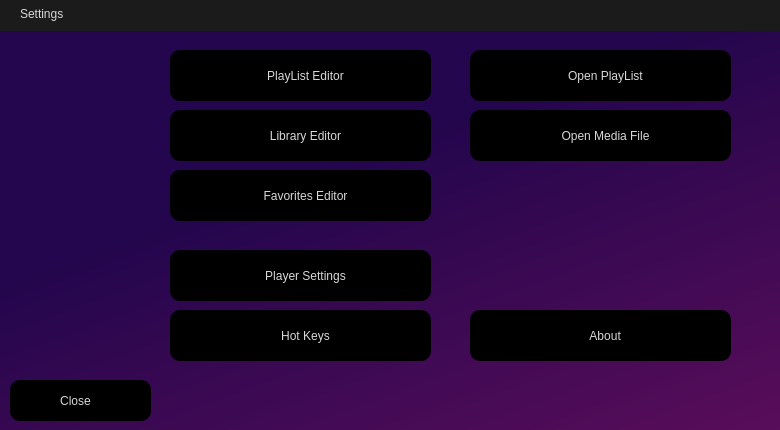
<?xml version="1.0" encoding="UTF-8"?>
<ui version="4.0">
 <class>SettingsMain</class>
 <widget class="QWidget" name="SettingsMain">
  <property name="geometry">
   <rect>
    <x>0</x>
    <y>0</y>
    <width>780</width>
    <height>430</height>
   </rect>
  </property>
  <property name="windowTitle">
   <string>Form</string>
  </property>
  <property name="styleSheet">
   <string notr="true">/*background-color: rgb(42, 42, 42);*/

QLabel
{
	color: rgb(216, 216, 216);
}

QPushButton 
{	
	color: rgb(216, 216, 216);
	background-color: rgb(0, 0, 0);
	border-radius: 10px;
}

QPushButton:hover 
{
	background-color: rgb(35, 11, 63);
}

QPushButton:disabled
{
	color: rgb(73, 73, 73);
}

QPushButton:pressed 
{
	background-color: rgb(82, 26, 149);
}

QTableWidget
{
	background-color: rgb(0, 0, 0);
}

QTableWidget::item::selected
{
	background-color: rgb(0, 58, 201);
}

QHeaderView::section
{
	background-color: rgb(20, 6, 36);
}

QHeaderView
{
	background-color: rgb(30, 30, 30);
}</string>
  </property>
  <widget class="QWidget" name="Titlebar_widget" native="true">
   <property name="geometry">
    <rect>
     <x>0</x>
     <y>0</y>
     <width>781</width>
     <height>31</height>
    </rect>
   </property>
   <property name="styleSheet">
    <string notr="true">/*background-color: rgb(20, 6, 36);*/
background-color: rgb(27, 27, 27);</string>
   </property>
   <widget class="QLabel" name="Titlebar_label">
    <property name="geometry">
     <rect>
      <x>20</x>
      <y>0</y>
      <width>251</width>
      <height>21</height>
     </rect>
    </property>
    <property name="text">
     <string>Settings</string>
    </property>
    <property name="alignment">
     <set>Qt::AlignmentFlag::AlignBottom|Qt::AlignmentFlag::AlignLeading|Qt::AlignmentFlag::AlignLeft</set>
    </property>
   </widget>
  </widget>
  <widget class="QPushButton" name="PlayList_button">
   <property name="geometry">
    <rect>
     <x>170</x>
     <y>50</y>
     <width>261</width>
     <height>51</height>
    </rect>
   </property>
   <property name="styleSheet">
    <string notr="true"/>
   </property>
   <property name="text">
    <string>   PlayList Editor</string>
   </property>
   <property name="icon">
    <iconset resource="resources.qrc">
     <normaloff>:/icons/icons/playlist.png</normaloff>:/icons/icons/playlist.png</iconset>
   </property>
   <property name="iconSize">
    <size>
     <width>24</width>
     <height>24</height>
    </size>
   </property>
  </widget>
  <widget class="QPushButton" name="Close_button">
   <property name="geometry">
    <rect>
     <x>10</x>
     <y>380</y>
     <width>141</width>
     <height>41</height>
    </rect>
   </property>
   <property name="text">
    <string>  Close     </string>
   </property>
   <property name="icon">
    <iconset resource="resources.qrc">
     <normaloff>:/icons/icons/white-left-arrow.png</normaloff>:/icons/icons/white-left-arrow.png</iconset>
   </property>
   <property name="iconSize">
    <size>
     <width>15</width>
     <height>15</height>
    </size>
   </property>
  </widget>
  <widget class="QPushButton" name="Library_button">
   <property name="geometry">
    <rect>
     <x>170</x>
     <y>110</y>
     <width>261</width>
     <height>51</height>
    </rect>
   </property>
   <property name="text">
    <string>   Library Editor</string>
   </property>
   <property name="icon">
    <iconset resource="resources.qrc">
     <normaloff>:/icons/icons/library.png</normaloff>:/icons/icons/library.png</iconset>
   </property>
   <property name="iconSize">
    <size>
     <width>24</width>
     <height>24</height>
    </size>
   </property>
  </widget>
  <widget class="QPushButton" name="HotKeys_button">
   <property name="geometry">
    <rect>
     <x>170</x>
     <y>310</y>
     <width>261</width>
     <height>51</height>
    </rect>
   </property>
   <property name="text">
    <string>   Hot Keys</string>
   </property>
   <property name="icon">
    <iconset resource="resources.qrc">
     <normaloff>:/icons/icons/keyboard.png</normaloff>:/icons/icons/keyboard.png</iconset>
   </property>
   <property name="iconSize">
    <size>
     <width>24</width>
     <height>24</height>
    </size>
   </property>
  </widget>
  <widget class="QWidget" name="background_widget" native="true">
   <property name="geometry">
    <rect>
     <x>0</x>
     <y>10</y>
     <width>801</width>
     <height>421</height>
    </rect>
   </property>
   <property name="styleSheet">
    <string notr="true">/*background-color: qlineargradient(spread:pad, x1:0.369, y1:0.182, x2:1, y2:1, stop:0 rgba(57, 9, 126, 255), stop:1 rgba(129, 18, 129, 255));*/
background-color: qlineargradient(spread:pad, x1:0.506931, y1:0.295636, x2:1, y2:1, stop:0 rgba(35, 6, 77, 255), stop:1 rgba(90, 13, 90, 255));</string>
   </property>
  </widget>
  <widget class="QPushButton" name="OpenMediaFile_button">
   <property name="geometry">
    <rect>
     <x>470</x>
     <y>110</y>
     <width>261</width>
     <height>51</height>
    </rect>
   </property>
   <property name="text">
    <string>   Open Media File</string>
   </property>
   <property name="icon">
    <iconset resource="resources.qrc">
     <normaloff>:/icons/icons/videofile.png</normaloff>:/icons/icons/videofile.png</iconset>
   </property>
   <property name="iconSize">
    <size>
     <width>24</width>
     <height>24</height>
    </size>
   </property>
  </widget>
  <widget class="QPushButton" name="OpenPlayList_button">
   <property name="geometry">
    <rect>
     <x>470</x>
     <y>50</y>
     <width>261</width>
     <height>51</height>
    </rect>
   </property>
   <property name="text">
    <string>   Open PlayList</string>
   </property>
   <property name="icon">
    <iconset resource="resources.qrc">
     <normaloff>:/icons/icons/playlists.png</normaloff>:/icons/icons/playlists.png</iconset>
   </property>
   <property name="iconSize">
    <size>
     <width>24</width>
     <height>24</height>
    </size>
   </property>
  </widget>
  <widget class="QPushButton" name="Favorites_button">
   <property name="geometry">
    <rect>
     <x>170</x>
     <y>170</y>
     <width>261</width>
     <height>51</height>
    </rect>
   </property>
   <property name="text">
    <string>   Favorites Editor</string>
   </property>
   <property name="icon">
    <iconset resource="resources.qrc">
     <normaloff>:/icons/icons/star-white.png</normaloff>:/icons/icons/star-white.png</iconset>
   </property>
   <property name="iconSize">
    <size>
     <width>24</width>
     <height>24</height>
    </size>
   </property>
  </widget>
  <widget class="QPushButton" name="PlayerSettings_button">
   <property name="geometry">
    <rect>
     <x>170</x>
     <y>250</y>
     <width>261</width>
     <height>51</height>
    </rect>
   </property>
   <property name="text">
    <string>   Player Settings</string>
   </property>
   <property name="icon">
    <iconset resource="resources.qrc">
     <normaloff>:/icons/icons/settings.png</normaloff>:/icons/icons/settings.png</iconset>
   </property>
   <property name="iconSize">
    <size>
     <width>24</width>
     <height>24</height>
    </size>
   </property>
  </widget>
  <widget class="QPushButton" name="About_button">
   <property name="geometry">
    <rect>
     <x>470</x>
     <y>310</y>
     <width>261</width>
     <height>51</height>
    </rect>
   </property>
   <property name="text">
    <string>   About</string>
   </property>
   <property name="icon">
    <iconset resource="resources.qrc">
     <normaloff>:/icons/icons/white-information.png</normaloff>:/icons/icons/white-information.png</iconset>
   </property>
   <property name="iconSize">
    <size>
     <width>24</width>
     <height>24</height>
    </size>
   </property>
  </widget>
  <zorder>background_widget</zorder>
  <zorder>Titlebar_widget</zorder>
  <zorder>PlayList_button</zorder>
  <zorder>Close_button</zorder>
  <zorder>Library_button</zorder>
  <zorder>HotKeys_button</zorder>
  <zorder>OpenMediaFile_button</zorder>
  <zorder>OpenPlayList_button</zorder>
  <zorder>Favorites_button</zorder>
  <zorder>PlayerSettings_button</zorder>
  <zorder>About_button</zorder>
 </widget>
 <resources>
  <include location="resources.qrc"/>
 </resources>
 <connections/>
</ui>
